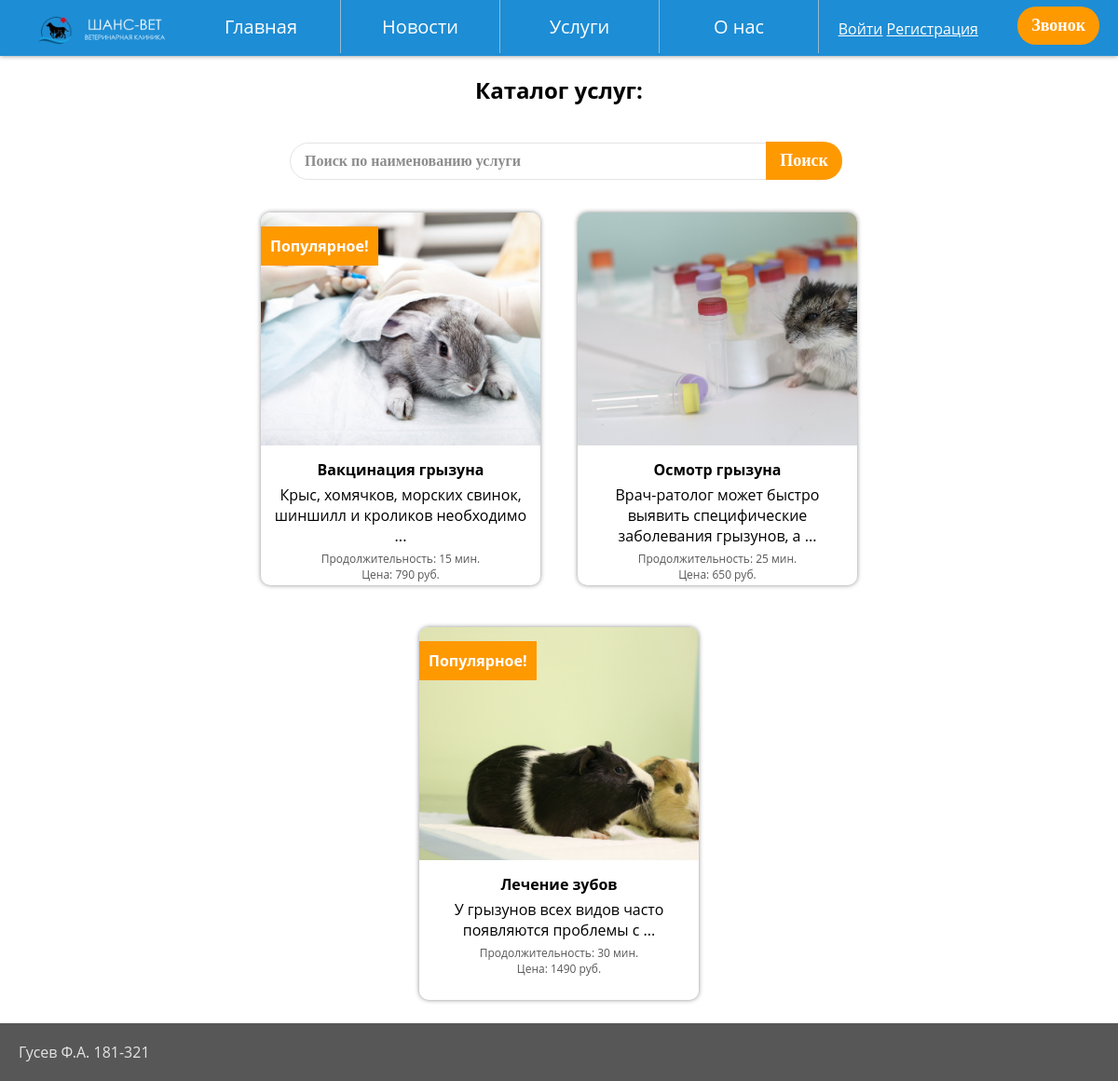
The page /catalog.php?direction=1 on the database its author committed.
### tables this page shows
CREATE TABLE `tours` (
  `id_tour` int(11) NOT NULL,
  `title` varchar(100) NOT NULL,
  `description` varchar(500) NOT NULL,
  `length` int(11) NOT NULL,
  `duration` int(11) NOT NULL,
  `image` varchar(200) NOT NULL,
  `popular` tinyint(1) NOT NULL,
  `id_direction` int(11) NOT NULL
);

### catalog.php (the view, shortened to what this page needs)
<!doctype html>
<html lang="ru">
  <head>
    <link rel="stylesheet" type="text/css" href="css/style.css">
    <link rel="stylesheet" type="text/css" href="css/steps.css">
  </head>
  <body>
        <nav>
        <ul id="navbar">
        <li id="title"><img src="img/car.png" id="logo"></li>
                <li><a href="index.php">Главная</a></li>
                <li><a href="#">Новости</a></li>
                <li><a href="#">Услуги</a>
                </li>
                <li><a href="#">О нас</a></li>
              </ul>
              <div class="auth">
                  <a class="popup-open" href="#">Войти</a>
                  <a class="" href="registration.php">Регистрация</a>
              </div>
              <button class="order-trip">Звонок</button>
            </nav>
    <?php
        require_once 'connection.php';
        $link = mysqli_connect($host, $user, $password, $database)
            or die("Ошибка " . mysqli_error($link));
        $search_q=$_POST['search_q'];
        if ($search_q) {
            $search_q = trim($search_q);
            $search_q = strip_tags($search_q);
            $q= mysqli_query($link, "SELECT * FROM `tours` WHERE title LIKE '%$search_q%'");
            while ($r_p = $q->fetch_assoc()) {
                $query = "SELECT * FROM `tours` WHERE id_tour = ".$r_p["id_tour"]."";
            }
        } else {
            $query ="SELECT * FROM tours WHERE id_direction = ".$_GET["direction"]."";
        }
    ?>
     <section class="all-tours">
     <h1>Каталог услуг:</h1>
     <form method="post" action="catalog.php" style="width: 100%;">
            <div class="input-group mb-3">
                    <input type="text" class="search-inpt" name="search_q" placeholder="Поиск по наименованию услуги">
                        <button class="search-btn" type="submit">Поиск</button>
                </div>
            </form>
    <?php
                $result = mysqli_query($link, $query) or die("Ошибка " . mysqli_error($link));
                if($result)
                {
                    while($row = mysqli_fetch_array($result)) {
                        $article = preg_match("/^((\S+\s){8})/s", $row["description"], $m) ? $m[1]: $row["description"];
                        if ($row["popular"] == "1") {
                          $span = '<span>Популярное!</span>';
                        } else {$span = '';}
                       print '<figure><a class="link-black" href="tour.php?tour='.$row["id_tour"].'">
                          <img class="photo-land" src="'.$row["image"].'">'.$span.'
                          <figcaption>
                            <h4>'.$row["title"].'</h4>
                            <p>'.$article.'...</p>
                            <div class="info">Продолжительность: '.$row["length"].' мин.</div>
                            <div class="info">Цена: '.$row["duration"].' руб. </div>
                            </figcaption>
                            </a>
                        </figure>';
                      }
                };
      ?>
  </section>
    <footer>
      Гусев Ф.А. 181-321
    </footer>
     </body>
</html>

### css/style.css (style rules this page uses)
* { margin: 0; padding: 0; }
body { font-family: 'Montserrat', 'Open Sans', sans-serif; }
a { color: #fff; }
.link-black { color: #000; text-decoration: none; }
#logo { width: 170px; }
#navbar, #navbar ul { margin: 0; padding: 0; list-style-type: none; }
#navbar { height: 60px; background-color: #1D8DD5; box-shadow: 0 0 5px #8d8c8c; padding-left: 25px; min-width: 470px; font-size: 20px; }
#navbar li { float: left; position: relative; height: 100%; }
#navbar li a { display: block; padding: 15px 10px 15px 10px; width: 150px; color: #fff; border-right: 0.5px solid rgb(151, 188, 211); text-decoration: none; text-align: center; }
.auth { position: absolute; top: 20px; right: 150px; }
button { background: #f90; color: #fff; padding: 10px 15px; border-radius: 20px; border: 0; font-family: 'Century Gothic'; font-weight: bold; font-size: 18px; }
input, textarea, select { padding: 10px 15px; border-radius: 20px; border: 1px solid #e4e4e4; font-family: 'Century Gothic'; font-weight: bold; font-size: 16px; margin: 15px; }
::placeholder { color: #8d8d8d; }
.search-inpt { border-radius: 20px 0 0 20px; width: 40vw; margin-right: -5px; margin-top: 20px; }
.search-btn { border-radius: 0 20px 20px 0; display: inline-block; margin-left: 0; }
.order-trip { position: absolute; top: 7px; right: 20px; }
h1, h3 { text-align: center; margin: 20px 0 20px 0; }
h4, p { margin-bottom: 5px; }
.all-tours { padding: 0 20vw 0 20vw; text-align: center; }
figure { width: 300px; height: 400px; box-shadow: 0 0 5px #8d8c8c; position: relative; margin: 20px; border-radius: 10px; overflow: hidden; display: inline-block; }
figure span { position: absolute; top: 15px; left: 0px; background: #f90; color: white; padding: 10px; font-weight: bold; }
figcaption { padding: 10px; }
.info { font-size: 12px; color: #575757; }
.photo-land { height: 250px; }
footer { background: #575757; padding: 20px; color: #e4e4e4; }

### rows shown on the page
tours: image (picture), popular "Популярное!", title "Вакцинация грызуна", description "Крыс, хомячков, морских свинок, шиншилл и кроликов необходимо", length "15", duration "790"
tours: image (picture), title "Осмотр грызуна", description "Врач-ратолог может быстро выявить специфические заболевания грызунов, а", length "25", duration "650"
tours: image (picture), popular "Популярное!", title "Лечение зубов", description "У грызунов всех видов часто появляются проблемы с", length "30", duration "1490"
